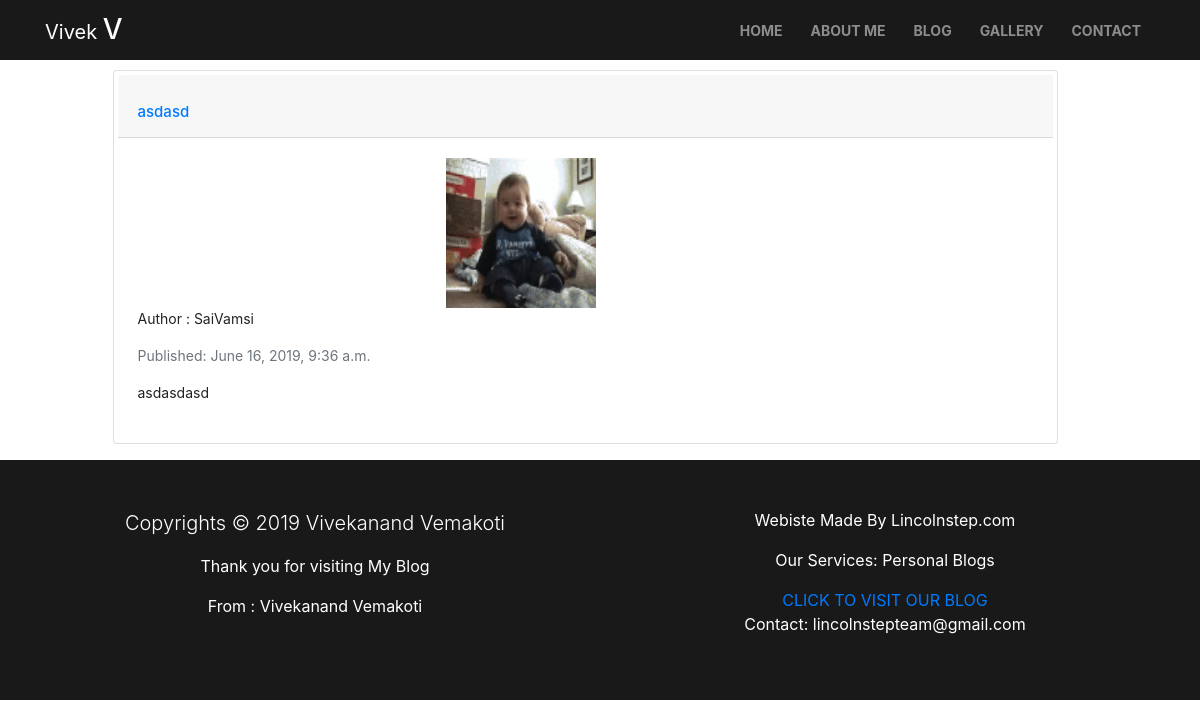
Screenshot of /post/12/ with the database file from the repository.
### blog/models.py (models this page shows, shortened)
class Post(models.Model):
    author = models.ForeignKey(settings.AUTH_USER_MODEL, on_delete=models.CASCADE)
    title = models.CharField(max_length=200)
    text = RichTextField()
    created_date = models.DateTimeField(default=timezone.now)
    published_date = models.DateTimeField(blank=True, null=True)
    image = models.ImageField(upload_to='profile_pics',validators=[FileExtensionValidator(['jpg','gif','png'])],blank=True)

### blog/views.py (the view)
# urls.py: path('post/<int:pk>/', views.post_detail, name='post_detail'),
def post_detail(request, pk):
    post = get_object_or_404(Post, pk=pk)
    return render(request, 'blog/post_detail.html', {'post': post})

### blog/templates/blog/post_detail.html (shortened to what this page needs)
{% extends 'blog/base.html' %}
{% block navbg %}fullblog-navbar{% endblock %}
{% block homenav %} {% url 'home' %} {% endblock %}
{% block aboutnav %} {% url 'about' %} {% endblock %}
{% block blognav %} {% url 'post_list' %} {% endblock %}
{% block gallerynav %} {% url 'post_list' %} {% endblock %}
{% block content %}
<div class="row container-fluid" style="margin-top:70px;">
            <div class="col-lg-1 col-md-1"></div>
            <div class="col-lg-10 col-md-10 col-sm-12 col-12">
                        <div class="card mb-3 myposts p-1 bg-white rounded">
                            <h2 class="card-header bheading"><a href="{% url 'post_detail' pk=post.pk %}">{{ post.title|safe }}</a></h2>
                            <div class="card-body">
                                <div class="row">
                                    <div class="col-lg-4 col-md-4 col-sm-4 col-4"></div>
                                    <div class="col-lg-4 col-md-4 col-sm-4 col-4">
                                        {% if post.image %}
                                            <img class="img-responsive" src="{{ post.image.url }}">
                                        {% endif %}
                                    </div>
                                    <div class="col-lg-4 col-md-4 col-sm-4 col-4"></div>
                                    <div class="col-lg-12 col-md-12 col-sm-12 col-12 read">
                                        <p class="text-lead">Author : {{ post.author }}</p>
                                        {% if post.published_date %}
                                        <p class="mb-1 text-muted">Published: {{ post.published_date }}</p>
                                        {% endif %}
                                        <p class="card-text">{{ post.text|safe }}</p>
                                    </div>
                                </div>
                            </div>
                        </div>
            </div>
            <div class="col-lg-1 col-md-1"></div>
            </div>
            {% endblock %}

### blog/static/css/style.css (style rules this page uses)
body { overflow-x: hidden; }
@media (min-width:200px) { body { overflow-x: hidden; } }
@media (min-width:200px) { .myposts p { font-size: 12px; padding: 0px 0px; } }
@media (min-width:200px) { .myposts img { margin-top: 30px; width: 60px; height: 60px; } }
@media (min-width:200px) { .myposts > .bheading a { font-size: 14px !important; } }
@media (min-width:200px) { .myposts p { font-size: 12px !important; color: #222222; } }
@media (min-width: 576px) { body { overflow-x: hidden; } }
@media (min-width: 576px) { .myposts img { margin-top: 40px; width: 100px; height: 100px; } }
@media (min-width: 576px) { .myposts > .bheading a { font-size: 14px !important; } }
@media (min-width: 576px) { .myposts p { font-size: 12px !important; color: #222222; } }
@media (min-width:768px) { body { overflow-x: hidden; } }
@media (min-width:768px) { .myposts img { margin-top: 50px; width: 100px; height: 100px; } }
@media (min-width:768px) { .myposts > .bheading a { font-size: 20px !important; } }
@media (min-width:768px) { .myposts p { font-size: 16px !important; } }
@media (min-width:992px) { body { overflow-x: hidden; } }
@media (min-width:992px) { .myposts img { width: 150px; height: 150px; } }
@media (min-width:992px) { .myposts > .bheading a { font-size: 20px !important; } }
@media (min-width:992px) { .myposts p { font-size: 16px !important; } }
@media (min-width:1200px) { body { overflow-x: hidden; } }
@media (min-width:1200px) { .myposts img { width: 150px; height: 150px; } }
@media (min-width:1200px) { .myposts img { margin-top: 0px; height: 150px; width: 150px; } }
@media (min-width:1200px) { .myposts > .bheading a { font-size: 15px !important; } }
@media (min-width:1200px) { .myposts p { font-size: 14px !important; } }

### rows the page displays
Post: title "asdasd", image (picture), author "SaiVamsi", published_date "June 16, 2019, 9:36 a.m.", text "asdasdasd"
